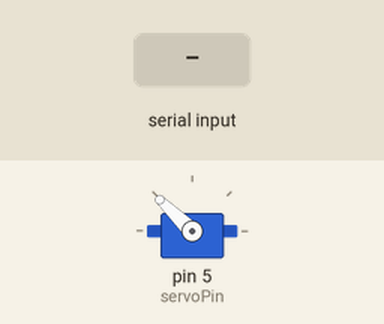
The sketch below on a simulated Arduino Uno, built with avr-gcc and run on an emulated ATmega328P. Shown: servo. Inputs (shaded band) come from the test bench. What the sketch prints to the serial monitor is not drawn.

Above: at 1.2 s.
1.3 s: byte 30 received over Serial
At 2.5 s:
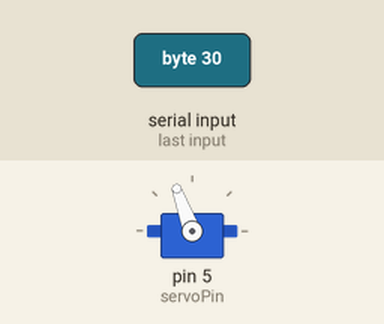
2.8 s: byte 120 received over Serial
At 3.7 s:
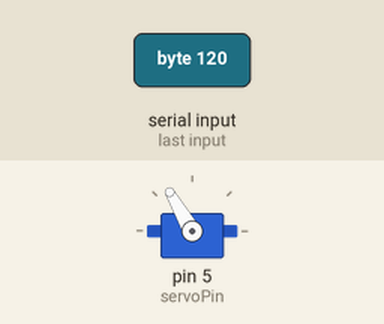
Timing chart, 0 to 5.8 s (numbered marks = the images above; inputs shaded):
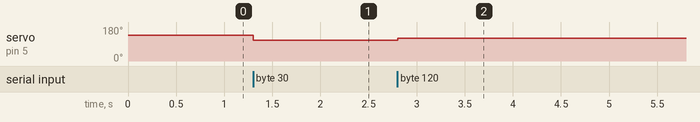

Measured:
- after the input at 1.3 s, servo on pin 5 (servoPin): 136° → 110° at once
- after the input at 2.8 s, servo on pin 5 (servoPin): 110° → 120° at once

The sketch:

servo_controller.ino
```cpp
#include <Servo.h>

// Servo configuration
Servo beamServo;
const int servoPin = 5;
const int MIN_ANGLE = 110;
const int MAX_ANGLE = 154;
const int NEUTRAL_ANGLE = 136;

// Communication variables
int targetAngle = NEUTRAL_ANGLE;
bool newCommand = false;

void setup() {
  // Initialize serial communication
  Serial.begin(9600);

  // Attach servo
  beamServo.attach(servoPin);

  // Move to neutral position
  beamServo.write(NEUTRAL_ANGLE);

  // Initialize variables
  targetAngle = NEUTRAL_ANGLE;

  // Optional: Send ready message
  Serial.println("Arduino servo controller ready");
}

void loop() {
  // Check for incoming serial data
  if (Serial.available() > 0) {
    // Read the incoming byte
    int receivedAngle = Serial.read();

    // Validate angle range
    if (receivedAngle >= MIN_ANGLE && receivedAngle <= MAX_ANGLE) {
      targetAngle = receivedAngle;
      newCommand = true;
    }
    else {
      beamServo.write(110);
    }
  }

  // Update servo if new command received
  if (newCommand) {
    beamServo.write(targetAngle);
    newCommand = false;

    // Optional: Echo back the angle for debugging
    //Serial.print("Angle set to: ");
    //Serial.println(targetAngle);
  }

  // Small delay for stability
  delay(10);
}
```
